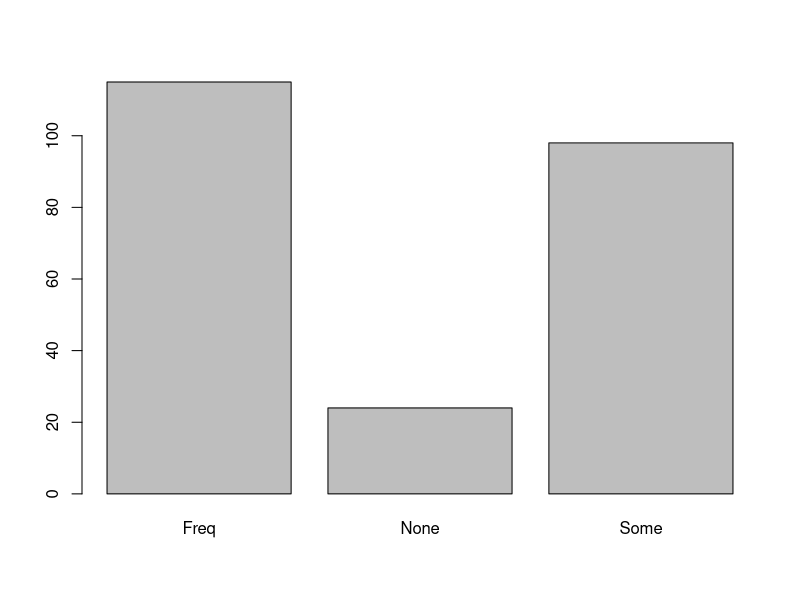
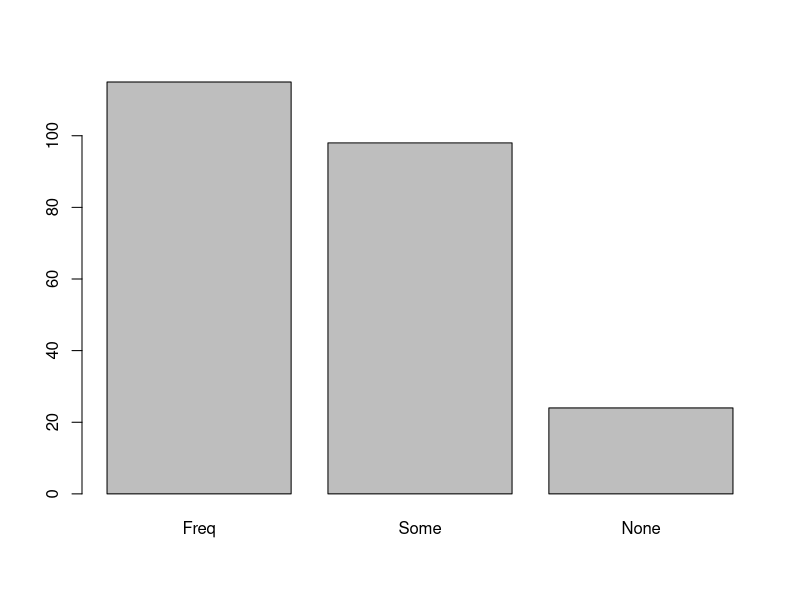
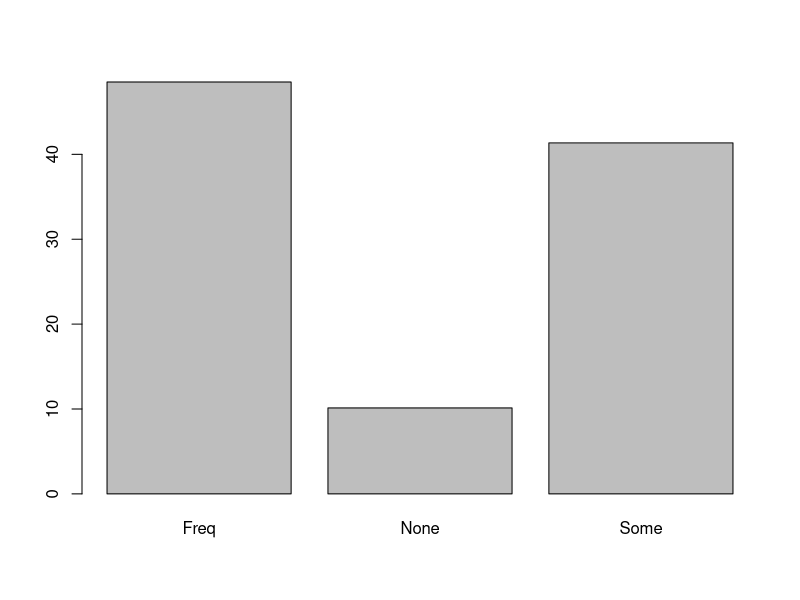
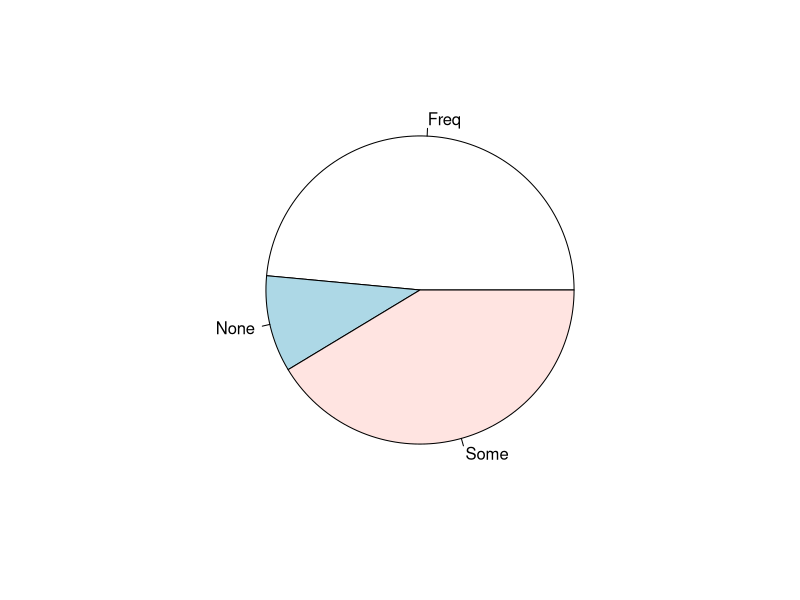
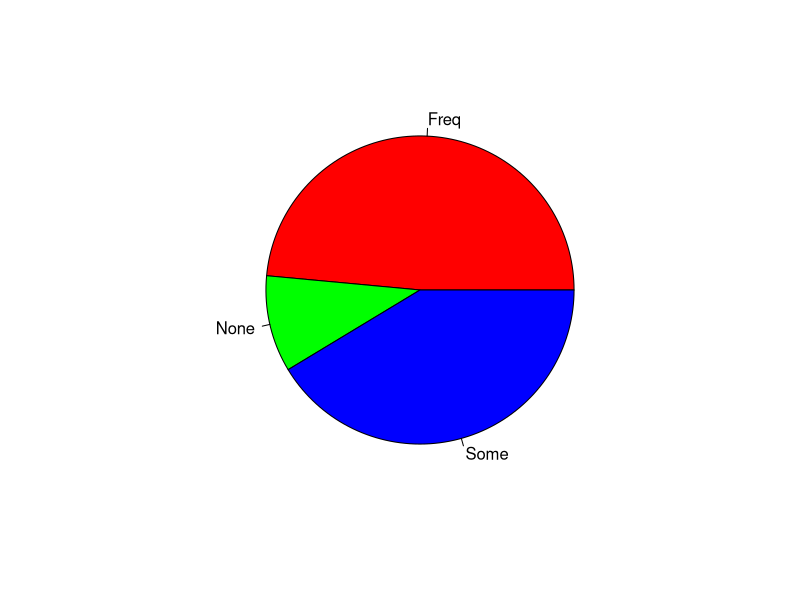

Recreate these plots in R, in order.
library(MASS)
data(survey)
table(survey$Exer)

sort(table(survey$Exer), decreasing=T)
100 * table(survey$Exer) / length(survey$Exer)
100 * prop.table(table(survey$Exer))

barplot(table(survey$Exer))
barplot(sort(table(survey$Exer), decreasing = T))
barplot(100 * prop.table(table(survey$Exer)))

pie(table(survey$Exer))
pie(table(survey$Exer), col=c("red", "green", "blue"))